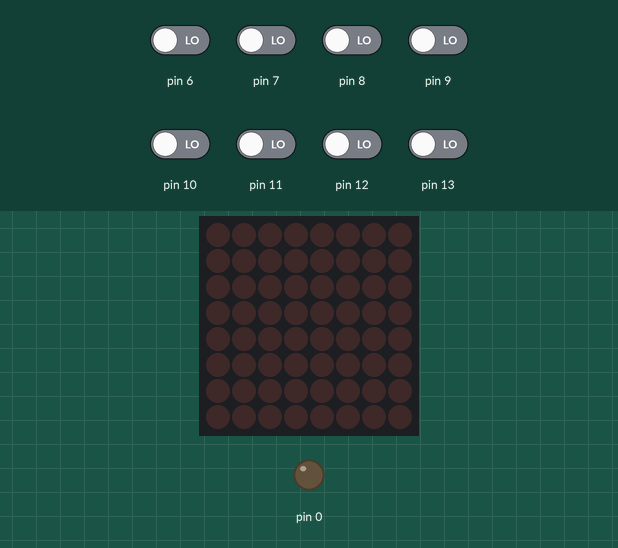
Recording of a sketch running on a simulated Arduino Uno, built with avr-gcc and run on an emulated ATmega328P. On the bench: 8×8 LED matrix, output pins drawn as LEDs (lit = HIGH). Wiring (inferred from the names in the program): MAX7219 LED driver (orientation assumed): data pin 2; clock pin 3; CS pin 1. Inputs (shaded band) come from the test bench; at power-on: pin 6–13 LOW. Pins used as bus, display or sensor lines are not drawn.

Above: at 1.2 s.
1.3 s: pin 6 driven HIGH and pin 7 driven HIGH
At 1.8 s:
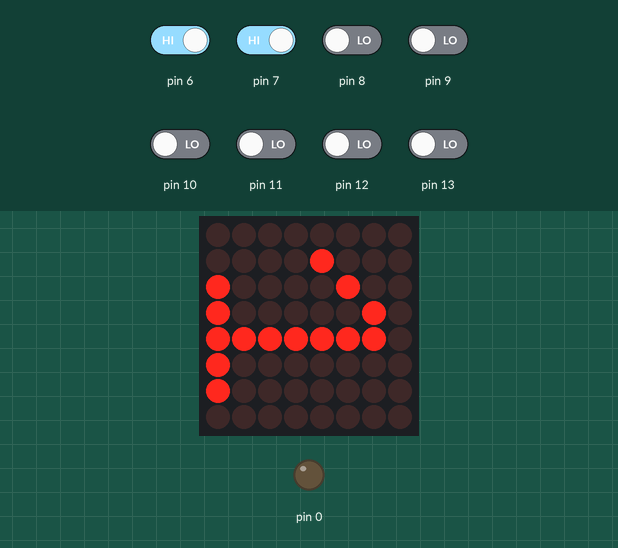
2.8 s: pin 8 driven HIGH
At 3.5 s:
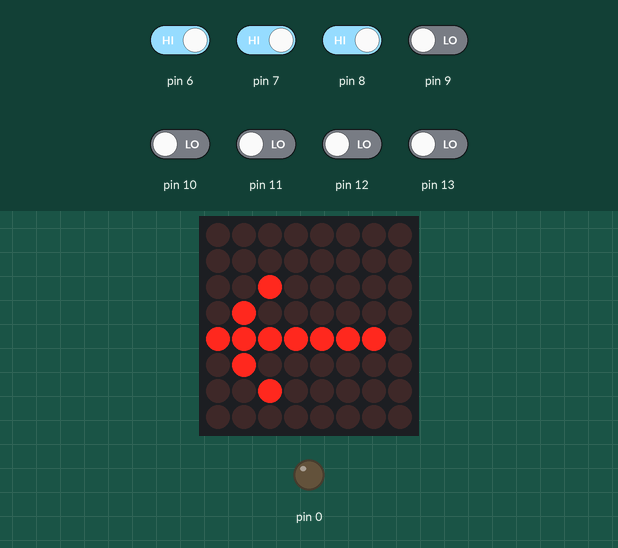
4.3 s: pin 9 driven HIGH
At 5.1 s:
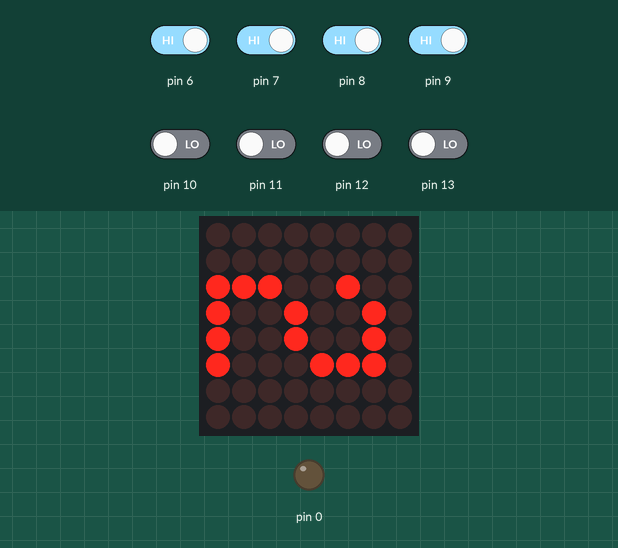
5.8 s: pin 11 driven HIGH
At 6.6 s:
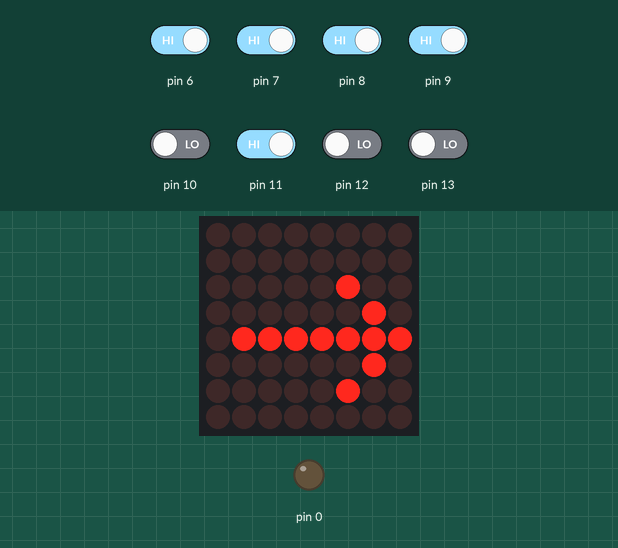
7.3 s: pin 10 driven HIGH
At 8.2 s:
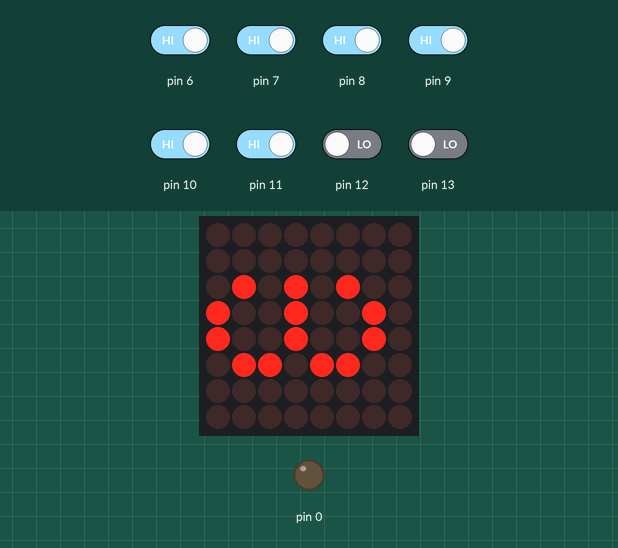
8.8 s: pin 10 driven LOW
At 9.7 s:
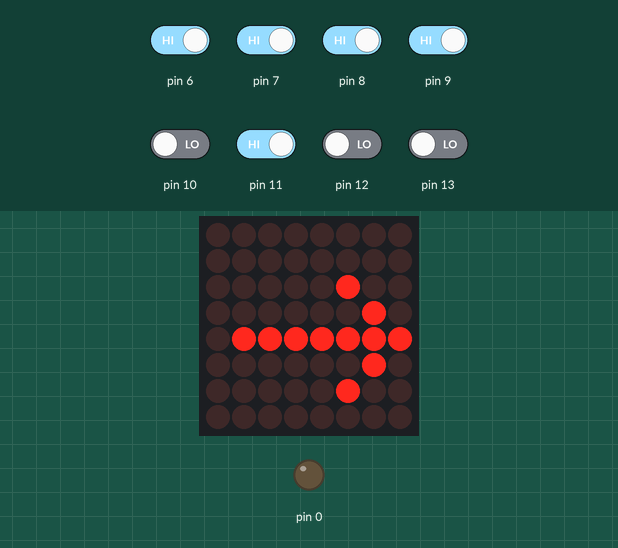
Timing chart, 0 to 11.3 s (numbered marks = the images above; inputs shaded):
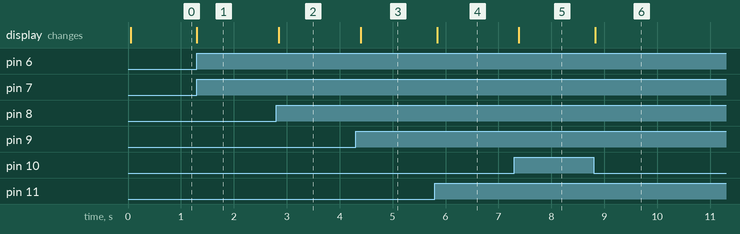

Measured:
- after the input at 1.3 s, the display: changes at once (image 1)
- after the input at 2.8 s, the display: changes after 0.05 s (image 2)
- after the input at 4.3 s, the display: changes after 0.10 s (image 3)
- after the input at 5.8 s, the display: changes at once (image 4)
- after the input at 7.3 s, the display: changes after 0.09 s (image 5)
- after the input at 8.8 s, the display: changes at once (image 6)

The sketch:

ascensor02.ino
```cpp
int pulsador;
int piso;

int indicelinea;
int indiceLED;
//Conexiones entre el display y Arduino
int pinCLK = 3;
int pinCS = 1;
int pinDIN = 2;
char archivo_fotogramas[6][8]={
  {0x00,0x00,0x04,0x02,0x7F,0x02,0x04,0x00},//Flecha arriba
  {0x00,0x00,0x20,0x40,0xFE,0x40,0x20,0x00},//Flecha abajo
  {0x00,0x08,0x84,0x82,0xFE,0x80,0x80,0x00},//1
  {0x00,0x00,0xE4,0x92,0x92,0x8E,0x00,0x00}, //2
  {0x00,0x00,0x54,0x92,0x92,0x6C,0x00,0x00},//3
  {0x00,0x30,0x28,0x24,0xFE,0x20,0x00,0x00},//4
};


void convertir_byte_a_bits(char DATA)
{
digitalWrite(pinCS,LOW);
for(indiceLED=8;indiceLED>=1;indiceLED--)
{
digitalWrite(pinCLK,LOW);
digitalWrite(pinDIN,DATA&0x80); //Extrae cada bit del byte "DATA"
DATA = DATA<<1;
digitalWrite(pinCLK,HIGH);
}
}
void Impresion_Linea(int indicelinea, char contenidolinea)
{
digitalWrite(pinCS,LOW);
convertir_byte_a_bits(indicelinea); //Envia el valor de la linea del display
convertir_byte_a_bits(contenidolinea); //Envia el valor de los LEDs de la
// linea del display
digitalWrite(pinCS,HIGH);
}
void puesta_en_marcha()
{
Impresion_Linea(0x09, 0x00); //Tipo de decodificado ：BCD
Impresion_Linea(0x0a, 0x03); //Brillo de los LEDs
Impresion_Linea(0x0b, 0x07); //Cantidad de LEDs por linea :8 LEDs
Impresion_Linea(0x0c, 0x01); //Desconexion del display ：0 Modo normal ：1
Impresion_Linea(0x0f, 0x00); //Modo de prueba del display :1 Modo EOT
//del display :0
}


void setup(){
  pinMode(OUTPUT,4);
  pinMode(OUTPUT,5);
  pinMode(INPUT,6);
  pinMode(INPUT,7);
  pinMode(INPUT,8);
  pinMode(INPUT,9);
  pinMode(INPUT,10);
  pinMode(INPUT,11);

  pinMode(pinCLK,OUTPUT);
pinMode(pinCS,OUTPUT);
pinMode(pinDIN,OUTPUT);
delay(50);
puesta_en_marcha();

}
void loop(){


if(digitalRead(7)==HIGH){
  pulsador=1;
}
if(digitalRead(9)==HIGH){
  pulsador=2;
}
if(digitalRead(11)==HIGH){
  pulsador=3;
}
if(digitalRead(13)==HIGH){
  pulsador=4;
}
if(digitalRead(6)==HIGH){
  piso=1;
}
if(digitalRead(8)==HIGH){
  piso=2;
}
if(digitalRead(10)==HIGH){
  piso=3;
}
if(digitalRead(12)==HIGH){
  piso=4;
}
if(piso==1){
  if((pulsador==2)||(pulsador==3)||(pulsador==4)){


     digitalWrite(4,HIGH);

puesta_en_marcha();
  for(indicelinea=1;indicelinea<9;indicelinea++)
{
Impresion_Linea(indicelinea, archivo_fotogramas[0][indicelinea-1]);
}
delay(100); //Tiempo de espera entre fotograma y fotograma

   }
}

if(piso==2){
  if((pulsador==3)||(pulsador==4)){
    digitalWrite(4,HIGH);
    puesta_en_marcha();
  for(indicelinea=1;indicelinea<9;indicelinea++)
{
Impresion_Linea(indicelinea, archivo_fotogramas[0][indicelinea-1]);
}
delay(100); //Tiempo de espera entre fotograma y fotograma
    }

    if(pulsador==1){
    digitalWrite(5,HIGH);
    puesta_en_marcha();
  for(indicelinea=1;indicelinea<9;indicelinea++)
{
Impresion_Linea(indicelinea, archivo_fotogramas[1][indicelinea-1]);
}
delay(100); //Tiempo de espera entre fotograma y fotograma
    }
}
if(piso==3){
  if((pulsador==1)||(pulsador==2)){
    digitalWrite(5,HIGH);
    puesta_en_marcha();
  for(indicelinea=1;indicelinea<9;indicelinea++)
{
Impresion_Linea(indicelinea, archivo_fotogramas[1][indicelinea-1]);
}
delay(100); //Tiempo de espera entre fotograma y fotograma
    }

    if(pulsador==4){
    digitalWrite(4,HIGH);
    puesta_en_marcha();
  for(indicelinea=1;indicelinea<9;indicelinea++)
{
Impresion_Linea(indicelinea, archivo_fotogramas[0][indicelinea-1]);
}
delay(100); //Tiempo de espera entre fotograma y fotograma
    }
}
if(piso==4){
  if((pulsador==1)||(pulsador==2)||(pulsador==3)){
     digitalWrite(5,HIGH);
     puesta_en_marcha();
  for(indicelinea=1;indicelinea<9;indicelinea++)
{
Impresion_Linea(indicelinea, archivo_fotogramas[1][indicelinea-1]);
}
delay(100); //Tiempo de espera entre fotograma y fotograma
   }
}
if(pulsador==1 && piso==1){

puesta_en_marcha();
  for(indicelinea=1;indicelinea<9;indicelinea++)
{
Impresion_Linea(indicelinea, archivo_fotogramas[2][indicelinea-1]);
}
delay(100); //Tiempo de espera entre fotograma y fotograma


  digitalWrite(4,LOW);
digitalWrite(5,LOW);

}
if(pulsador==2 && piso==2){
  puesta_en_marcha();
  for(indicelinea=1;indicelinea<9;indicelinea++)
{
Impresion_Linea(indicelinea, archivo_fotogramas[3][indicelinea-1]);
}
delay(100); //Tiempo de espera entre fotograma y fotograma

digitalWrite(4,LOW);
digitalWrite(5,LOW);
}
if(pulsador==3 && piso==3){

  puesta_en_marcha();
  for(indicelinea=1;indicelinea<9;indicelinea++)
{
Impresion_Linea(indicelinea, archivo_fotogramas[4][indicelinea-1]);
}
delay(100); //Tiempo de espera entre fotograma y fotograma

digitalWrite(4,LOW);
digitalWrite(5,LOW);
}


if(pulsador==4 && piso==4){


digitalWrite(4,LOW);
digitalWrite(5,LOW);

  puesta_en_marcha();
  for(indicelinea=1;indicelinea<9;indicelinea++)
{
Impresion_Linea(indicelinea, archivo_fotogramas[5][indicelinea-1]);
}
delay(100); //Tiempo de espera entre fotograma y fotograma

}
}
```
